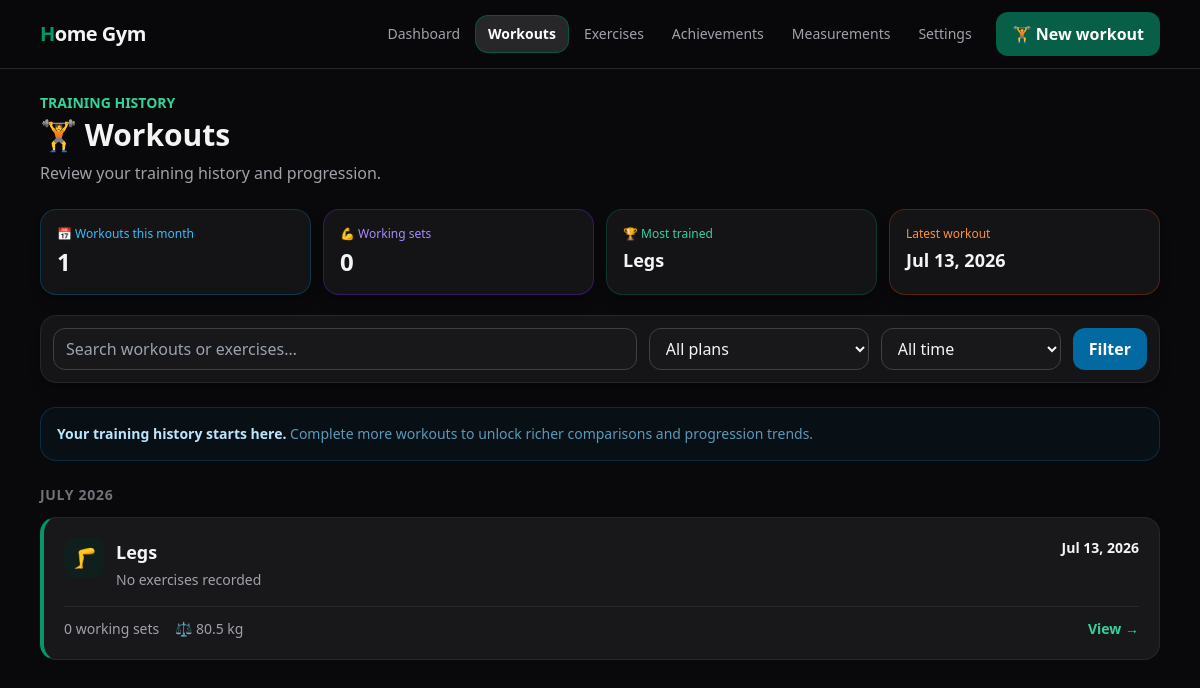
/workouts, run on the app's committed database.
### tables this page shows
CREATE TABLE workout_sessions (
    id BIGINT UNSIGNED AUTO_INCREMENT PRIMARY KEY,
    workout_template_id SMALLINT UNSIGNED NULL,
    performed_at DATETIME NOT NULL,
    session_type VARCHAR(120) NOT NULL,
    body_weight_kg DECIMAL(5,2) NULL,
    notes TEXT NULL,
    status ENUM('in_progress','completed','abandoned') NOT NULL DEFAULT 'completed',
    current_workout_exercise_id BIGINT UNSIGNED NULL,
    current_set_position SMALLINT UNSIGNED NOT NULL DEFAULT 1,
    started_at DATETIME NULL,
    completed_at DATETIME NULL,
    rest_ends_at DATETIME NULL,
    rest_paused_seconds SMALLINT UNSIGNED NULL,
    template_order_changed BOOLEAN NOT NULL DEFAULT FALSE,
    template_sets_changed BOOLEAN NOT NULL DEFAULT FALSE,
    created_at TIMESTAMP NOT NULL DEFAULT CURRENT_TIMESTAMP,
    updated_at TIMESTAMP NOT NULL DEFAULT CURRENT_TIMESTAMP ON UPDATE CURRENT_TIMESTAMP,
    INDEX idx_sessions_date (performed_at)
);

### app/Core/View.php (called while the page is built, shortened)
<?php
final class View
{
    public static function render(string $name, array $data = []): void
    {
        $file = dirname(__DIR__, 2) . '/resources/views/' . $name . '.php';
        extract($data, EXTR_SKIP);
        require $file;
        $content = ob_get_clean();
        require dirname(__DIR__, 2) . '/resources/views/layouts/app.php';
    }
}

### app/Core/Controller.php (called while the page is built, shortened)
<?php
abstract class Controller
{
    protected function view(string $name, array $data = []): void
    {
        View::render($name, $data);
    }
}

### app/Controllers/SessionController.php (called while the page is built, shortened)
<?php
final class SessionController extends Controller
{
    public function index(): void
    {
        $filters=['search'=>trim((string)($_GET['search']??'')),'plan'=>trim((string)($_GET['plan']??'all')),'period'=>trim((string)($_GET['period']??'all'))];
        $this->view('sessions/index',['sessions'=>WorkoutSession::history($filters),'summary'=>WorkoutSession::historySummary(),'plans'=>WorkoutSession::planNames(),'filters'=>$filters]);
    }
}

### public/index.php (called while the page is built, shortened)
<?php
$config = require dirname(__DIR__) . '/config/app.php';
$router = new Router();
$router->dispatch($_SERVER['REQUEST_METHOD'], $_SERVER['REQUEST_URI']);

### app/Models/WorkoutSession.php (called while the page is built, shortened)
<?php
final class WorkoutSession
{
    public static function history(array $filters=[]): array
    {
        $db=Database::connection();$where=["ws.status IN ('completed','abandoned')"];$params=[];
        $sql="SELECT ws.*,COUNT(DISTINCT we.id) exercise_count,COUNT(es.id) set_count,SUM(es.set_type='working' AND es.completed=1) working_set_count,SUM(es.is_personal_record=1) personal_record_count,COUNT(DISTINCT CASE WHEN we.status='skipped' THEN we.id END) skipped_exercise_count,GROUP_CONCAT(DISTINCT e.name ORDER BY we.position SEPARATOR ' · ') exercise_names FROM workout_sessions ws LEFT JOIN workout_exercises we ON we.workout_session_id=ws.id LEFT JOIN exercises e ON e.id=we.exercise_id LEFT JOIN exercise_sets es ON es.workout_exercise_id=we.id WHERE ".implode(' AND ',$where).' GROUP BY ws.id ORDER BY ws.performed_at DESC';
        $stmt=$db->prepare($sql);$stmt->execute($params);return $stmt->fetchAll();
    }
    public static function historySummary(): array
    {
        $db=Database::connection();$summary=$db->query("SELECT COUNT(DISTINCT ws.id) workouts_month,COUNT(CASE WHEN es.set_type='working' AND es.completed=1 THEN 1 END) working_sets_month,MAX(ws.performed_at) latest_workout FROM workout_sessions ws LEFT JOIN workout_exercises we ON we.workout_session_id=ws.id LEFT JOIN exercise_sets es ON es.workout_exercise_id=we.id WHERE ws.status='completed' AND ws.performed_at>=DATE_FORMAT(CURRENT_DATE,'%Y-%m-01')")->fetch();
        $summary['latest_workout']=$db->query("SELECT MAX(performed_at) FROM workout_sessions WHERE status='completed'")->fetchColumn()?:null;
        $summary['most_trained']=$db->query("SELECT session_type FROM workout_sessions WHERE status='completed' GROUP BY session_type ORDER BY COUNT(*) DESC,MAX(performed_at) DESC LIMIT 1")->fetchColumn()?:null;return $summary;
    }
}

### app/Helpers/functions.php (called while the page is built, shortened)
<?php
function e(mixed $value): string
{
    return htmlspecialchars((string) $value, ENT_QUOTES | ENT_SUBSTITUTE, 'UTF-8');
}
function asset(string $path): string
{
    $path=ltrim($path,'/');
    $file=dirname(__DIR__,2).'/public/'.$path;
    $version=is_file($file)?(string)filemtime($file):'1';
    return '/'.$path.'?v='.rawurlencode($version);
}
function route(string $name,array $parameters=[]): string
{
    return \App\Core\Router::urlFor($name,$parameters);
}

### app/Core/Database.php (called while the page is built, shortened)
<?php
final class Database
{
    private static ?PDO $connection = null;
    public static function connection(): PDO
    {
        if (self::$connection === null) {
            $host = $_ENV['DB_HOST'] ?? '127.0.0.1';
            $port = $_ENV['DB_PORT'] ?? '3306';
            $database = $_ENV['DB_DATABASE'] ?? 'muscu';
            $dsn = "mysql:host={$host};port={$port};dbname={$database};charset=utf8mb4";
            self::$connection = new PDO($dsn, $_ENV['DB_USERNAME'] ?? '', $_ENV['DB_PASSWORD'] ?? '', [
                PDO::ATTR_ERRMODE => PDO::ERRMODE_EXCEPTION,
                PDO::ATTR_DEFAULT_FETCH_MODE => PDO::FETCH_ASSOC,
                PDO::ATTR_EMULATE_PREPARES => false,
            ]);
        }
        return self::$connection;
    }
}

### app/Models/Setting.php (called while the page is built, shortened)
<?php
final class Setting
{
    public static function all(): array { return Database::connection()->query('SELECT setting_key,setting_value FROM settings')->fetchAll(\PDO::FETCH_KEY_PAIR); }
}

### resources/views/sessions/index.php (the view, shortened to what this page needs)
<?php
$title='Workouts';$grouped=[];foreach($sessions as $session)$grouped[date('F Y',strtotime($session['performed_at']))][]=$session;
$style=function(string $type):array{$type=strtolower($type);if(str_contains($type,'leg'))return ['🦵','border-l-emerald-600','text-emerald-400','bg-emerald-950/40'];if(str_contains($type,'back')||str_contains($type,'biceps'))return ['💪','border-l-sky-600','text-sky-400','bg-sky-950/40'];if(str_contains($type,'shoulder')||str_contains($type,'neck'))return ['🏋️','border-l-violet-600','text-violet-400','bg-violet-950/40'];if(str_contains($type,'chest')||str_contains($type,'triceps'))return ['💪','border-l-orange-600','text-orange-400','bg-orange-950/40'];return ['🏋️','border-l-teal-600','text-teal-400','bg-teal-950/40'];};
?>
<header class="mb-6"><p class="text-sm font-semibold text-emerald-400">TRAINING HISTORY</p><h1 class="mt-1 text-3xl font-black">🏋️ Workouts</h1><p class="mt-2 text-zinc-400">Review your training history and progression.</p></header>
<section class="mb-5 grid grid-cols-2 gap-3 lg:grid-cols-4">
  <div class="card border-sky-900/60"><p class="text-xs text-sky-400">📅 Workouts this month</p><p class="mt-1 text-2xl font-black"><?= (int)$summary['workouts_month'] ?></p></div>
  <div class="card border-violet-900/60"><p class="text-xs text-violet-400">💪 Working sets</p><p class="mt-1 text-2xl font-black"><?= (int)$summary['working_sets_month'] ?></p></div>
  <div class="card border-emerald-900/60"><p class="text-xs text-emerald-400">🏆 Most trained</p><p class="mt-1 truncate text-lg font-black"><?= e($summary['most_trained']??'—') ?></p></div>
  <div class="card border-orange-900/60"><p class="text-xs text-orange-400">Latest workout</p><p class="mt-1 text-lg font-black"><?= $summary['latest_workout']?e(date('M j, Y',strtotime($summary['latest_workout']))):'—' ?></p></div>
</section>
<form method="get" action="<?= e(route('workouts.index')) ?>" class="card mb-6 grid gap-3 p-3 md:grid-cols-[1fr_220px_180px_auto]">
  <label class="sr-only" for="workout-search">Search workouts</label><input id="workout-search" name="search" type="search" placeholder="Search workouts or exercises…" value="<?= e($filters['search']) ?>">
  <select name="plan" aria-label="Workout plan"><option value="all">All plans</option></select>
  <select name="period" aria-label="Period"><option value="all">All time</option></select>
  <button class="btn-info min-h-0">Filter</button>
</form>
<?php if(!$sessions): ?>
<section class="card py-12 text-center"><div class="text-5xl">🏋️</div><h2 class="mt-4 text-xl font-black"><?= array_filter($filters,fn($v)=>$v!==''&&$v!=='all')?'No workouts found':'No workouts yet' ?></h2><p class="mx-auto mt-2 max-w-md text-zinc-400"><?= array_filter($filters,fn($v)=>$v!==''&&$v!=='all')?'Try another search or remove a filter.':'Start your first workout to begin tracking your progress.' ?></p><a class="btn-primary mt-5 inline-flex" href="<?= e(array_filter($filters,fn($v)=>$v!==''&&$v!=='all')?route('workouts.index'):route('workouts.create')) ?>"><?= array_filter($filters,fn($v)=>$v!==''&&$v!=='all')?'Clear filters':'🏋️ Start first workout' ?></a></section>
<?php else: ?>
  <?php if(count($sessions)<3): ?><div class="mb-6 rounded-2xl border border-sky-900/50 bg-sky-950/20 p-4 text-sm text-sky-200"><strong>Your training history starts here.</strong><span class="text-sky-300/70"> Complete more workouts to unlock richer comparisons and progression trends.</span></div><?php endif; ?>
  <div class="space-y-8"><?php foreach($grouped as $month=>$monthSessions): ?><section><h2 class="mb-3 text-sm font-bold uppercase tracking-wider text-zinc-500"><?= e($month) ?></h2><div class="space-y-3"><?php foreach($monthSessions as $session):[$icon,$border,$accent,$badge]=$style($session['session_type']); ?>
    <a href="<?= e(route('workouts.show',['id'=>$session['id']])) ?>" class="group block rounded-2xl border border-zinc-800 border-l-4 <?= $border ?> bg-zinc-900 p-4 transition hover:-translate-y-0.5 hover:border-y-zinc-700 hover:border-r-zinc-700 hover:bg-zinc-800/80 hover:shadow-xl sm:p-5">
      <div class="flex items-start justify-between gap-3"><div class="flex min-w-0 gap-3"><span class="flex h-10 w-10 shrink-0 items-center justify-center rounded-xl <?= $badge ?> text-xl"><?= $icon ?></span><div class="min-w-0"><h3 class="truncate text-lg font-black"><?= e($session['session_type']) ?></h3><p class="mt-1 truncate text-sm text-zinc-400"><?= e($session['exercise_names']?:'No exercises recorded') ?></p></div></div><div class="shrink-0 text-right"><p class="text-sm font-semibold"><?= e(date('M j, Y',strtotime($session['performed_at']))) ?></p><?php if($session['status']!=='completed'): ?><span class="mt-1 inline-block rounded-full bg-amber-950 px-2 py-1 text-xs text-amber-300">Incomplete</span><?php endif; ?></div></div>
      <div class="mt-4 flex flex-wrap items-center gap-x-4 gap-y-2 border-t border-zinc-800 pt-3 text-sm text-zinc-400"><span><?= (int)$session['working_set_count'] ?> working sets</span><?php if($session['body_weight_kg']!==null): ?><span>⚖️ <?= e(number_format((float)$session['body_weight_kg'],1)) ?> kg</span><?php endif; ?><span class="ml-auto font-semibold <?= $accent ?>">View <span class="inline-block transition group-hover:translate-x-1">→</span></span></div>
    </a>
  <?php endforeach; ?></div></section><?php endforeach; ?></div>
<?php endif; ?>

### app/Core/Router.php (shortened to what this page needs)
<?php
final class Router
{
    private array $routes = [];
    private static array $namedRoutes = [];
    private function add(string $method, string $path, array|callable $action, ?string $name=null): void
    {
        $pattern = preg_replace('#\{[a-zA-Z_]+\}#', '([^/]+)', $path);
        $this->routes[] = [$method, '#^' . $pattern . '/?$#', $action];
        if($name)self::$namedRoutes[$name]=$path;
    }
    public static function urlFor(string $name,array $parameters=[]): string
    {
        $path=self::$namedRoutes[$name];
        foreach($parameters as $key=>$value)$path=str_replace('{'.$key.'}',rawurlencode((string)$value),$path);
        return $path;
    }
    public function dispatch(string $method, string $uri): void
    {
        $path = rawurldecode(parse_url($uri, PHP_URL_PATH) ?: '/');
        foreach ($this->routes as [$verb, $pattern, $action]) {
            if ($verb === $method && preg_match($pattern, $path, $matches)) {
                array_shift($matches);
                if(is_callable($action))$action(...$matches);else{[$class, $function] = $action;(new $class())->{$function}(...$matches);}
                return;
            }
        }
    }
}

### resources/views/layouts/app.php (shortened to what this page needs)
<?php
$layoutSettings=\App\Models\Setting::all();$appearanceTheme=$layoutSettings['appearance_theme']??'dark';$currentPath=parse_url($_SERVER['REQUEST_URI']??'/dashboard',PHP_URL_PATH)?:'/dashboard';
$navActive=function(string $section)use($currentPath):bool{return $section==='dashboard'?$currentPath==='/dashboard':str_starts_with($currentPath,'/'.$section);};
$navClass=function(string $section)use($navActive):string{return 'min-w-0 rounded-xl px-1 py-2 text-center transition sm:whitespace-nowrap sm:px-3 '.($navActive($section)?'bg-zinc-800 font-bold text-white ring-1 ring-emerald-700/70':'text-zinc-400 hover:bg-zinc-900 hover:text-white');};
?>
<!doctype html>
<html lang="en" data-theme="<?= e($appearanceTheme) ?>">
<head>
  <link rel="stylesheet" href="<?= e(asset('assets/css/app.css')) ?>">
</head>
<body class="min-h-screen">
  <header class="sticky top-0 z-40 border-b border-zinc-800 bg-zinc-950/95 backdrop-blur">
    <div class="mx-auto flex max-w-6xl flex-wrap items-center gap-3 px-4 py-3">
      <a href="<?= e(route('dashboard')) ?>" class="mr-auto text-xl font-black tracking-tight"><span class="text-emerald-600">H</span>ome Gym</a>
      <?php if(!($workoutMode??false)): ?>
      <nav class="top-nav order-3 grid w-full grid-cols-3 items-center gap-1 text-[11px] text-zinc-400 sm:order-none sm:flex sm:w-auto sm:text-sm">
        <a class="<?= e($navClass('dashboard')) ?>" <?= $navActive('dashboard')?'aria-current="page"':'' ?> href="<?= e(route('dashboard')) ?>">Dashboard</a><a class="<?= e($navClass('workouts')) ?>" <?= $navActive('workouts')?'aria-current="page"':'' ?> href="<?= e(route('workouts.index')) ?>">Workouts</a><a class="<?= e($navClass('exercises')) ?>" <?= $navActive('exercises')?'aria-current="page"':'' ?> href="<?= e(route('exercises.index')) ?>">Exercises</a><a class="<?= e($navClass('achievements')) ?>" <?= $navActive('achievements')?'aria-current="page"':'' ?> href="<?= e(route('achievements.index')) ?>">Achievements</a><a class="<?= e($navClass('measurements')) ?>" <?= $navActive('measurements')?'aria-current="page"':'' ?> href="<?= e(route('measurements.index')) ?>">Measurements</a><a class="<?= e($navClass('settings')) ?>" <?= $navActive('settings')?'aria-current="page"':'' ?> href="<?= e(route('settings.index')) ?>">Settings</a>
      </nav>
      <a href="<?= e(route('workouts.create')) ?>" class="btn-primary shrink-0"><span class="sm:hidden">🏋️</span><span class="hidden sm:inline">🏋️ New workout</span></a>
      <?php else: ?><a href="<?= e(route('dashboard')) ?>" class="text-sm text-zinc-400 hover:text-white">Save & exit</a><?php endif; ?>
    </div>
  </header>
  <main class="mx-auto max-w-6xl px-4 py-6">
    <?= $content ?>
  </main>
</body>
</html>

### data on the page
workout_sessions: session_type "Legs", performed_at "Jul 13, 2026", icon "🦵", exercise_names "No exercises recorded", working_set_count "0", body_weight_kg "80.5"

### other printed values
$summary['workouts_month'] "1"
$summary['working_sets_month'] "0"
$month "JULY 2026"
